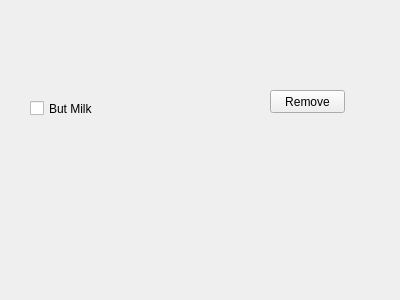
<?xml version="1.0" encoding="UTF-8"?>
<ui version="4.0">
 <class>Task</class>
 <widget class="QWidget" name="Task">
  <property name="geometry">
   <rect>
    <x>0</x>
    <y>0</y>
    <width>400</width>
    <height>300</height>
   </rect>
  </property>
  <property name="windowTitle">
   <string>Form</string>
  </property>
  <widget class="QCheckBox" name="checkbox">
   <property name="geometry">
    <rect>
     <x>30</x>
     <y>100</y>
     <width>70</width>
     <height>17</height>
    </rect>
   </property>
   <property name="text">
    <string>But Milk</string>
   </property>
  </widget>
  <widget class="QPushButton" name="removeButton">
   <property name="geometry">
    <rect>
     <x>270</x>
     <y>90</y>
     <width>75</width>
     <height>23</height>
    </rect>
   </property>
   <property name="text">
    <string>Remove</string>
   </property>
  </widget>
 </widget>
 <resources/>
 <connections/>
</ui>
